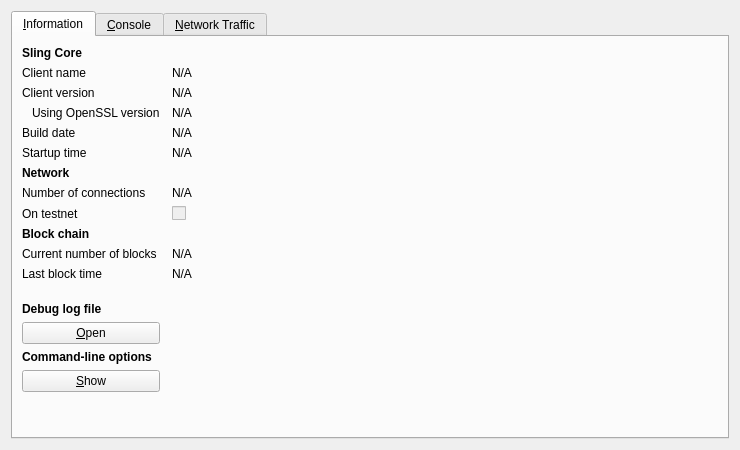
<?xml version="1.0" encoding="UTF-8"?>
<ui version="4.0">
 <class>RPCConsole</class>
 <widget class="QDialog" name="RPCConsole">
  <property name="geometry">
   <rect>
    <x>0</x>
    <y>0</y>
    <width>740</width>
    <height>450</height>
   </rect>
  </property>
  <property name="windowTitle">
   <string>Sling - Debug window</string>
  </property>
  <layout class="QVBoxLayout" name="verticalLayout_2">
   <item>
    <widget class="QTabWidget" name="tabWidget">
     <property name="currentIndex">
      <number>0</number>
     </property>
     <widget class="QWidget" name="tab_info">
      <attribute name="title">
       <string>&amp;Information</string>
      </attribute>
      <layout class="QGridLayout" name="gridLayout" columnstretch="0,1">
       <property name="horizontalSpacing">
        <number>12</number>
       </property>
       <item row="0" column="0">
        <widget class="QLabel" name="label_9">
         <property name="font">
          <font>
           <weight>75</weight>
           <bold>true</bold>
          </font>
         </property>
         <property name="text">
          <string>Sling Core</string>
         </property>
        </widget>
       </item>
       <item row="1" column="0">
        <widget class="QLabel" name="label_5">
         <property name="text">
          <string>Client name</string>
         </property>
        </widget>
       </item>
       <item row="1" column="1">
        <widget class="QLabel" name="clientName">
         <property name="cursor">
          <cursorShape>IBeamCursor</cursorShape>
         </property>
         <property name="text">
          <string>N/A</string>
         </property>
         <property name="textFormat">
          <enum>Qt::PlainText</enum>
         </property>
         <property name="textInteractionFlags">
          <set>Qt::LinksAccessibleByMouse|Qt::TextSelectableByKeyboard|Qt::TextSelectableByMouse</set>
         </property>
        </widget>
       </item>
       <item row="2" column="0">
        <widget class="QLabel" name="label_6">
         <property name="text">
          <string>Client version</string>
         </property>
        </widget>
       </item>
       <item row="2" column="1">
        <widget class="QLabel" name="clientVersion">
         <property name="cursor">
          <cursorShape>IBeamCursor</cursorShape>
         </property>
         <property name="text">
          <string>N/A</string>
         </property>
         <property name="textFormat">
          <enum>Qt::PlainText</enum>
         </property>
         <property name="textInteractionFlags">
          <set>Qt::LinksAccessibleByMouse|Qt::TextSelectableByKeyboard|Qt::TextSelectableByMouse</set>
         </property>
        </widget>
       </item>
       <item row="3" column="0">
        <widget class="QLabel" name="label_14">
         <property name="text">
          <string>Using OpenSSL version</string>
         </property>
         <property name="indent">
          <number>10</number>
         </property>
        </widget>
       </item>
       <item row="3" column="1">
        <widget class="QLabel" name="openSSLVersion">
         <property name="cursor">
          <cursorShape>IBeamCursor</cursorShape>
         </property>
         <property name="text">
          <string>N/A</string>
         </property>
         <property name="textFormat">
          <enum>Qt::PlainText</enum>
         </property>
         <property name="textInteractionFlags">
          <set>Qt::LinksAccessibleByMouse|Qt::TextSelectableByKeyboard|Qt::TextSelectableByMouse</set>
         </property>
        </widget>
       </item>
       <item row="4" column="0">
        <widget class="QLabel" name="label_12">
         <property name="text">
          <string>Build date</string>
         </property>
        </widget>
       </item>
       <item row="4" column="1">
        <widget class="QLabel" name="buildDate">
         <property name="cursor">
          <cursorShape>IBeamCursor</cursorShape>
         </property>
         <property name="text">
          <string>N/A</string>
         </property>
         <property name="textFormat">
          <enum>Qt::PlainText</enum>
         </property>
         <property name="textInteractionFlags">
          <set>Qt::LinksAccessibleByMouse|Qt::TextSelectableByKeyboard|Qt::TextSelectableByMouse</set>
         </property>
        </widget>
       </item>
       <item row="5" column="0">
        <widget class="QLabel" name="label_13">
         <property name="text">
          <string>Startup time</string>
         </property>
        </widget>
       </item>
       <item row="5" column="1">
        <widget class="QLabel" name="startupTime">
         <property name="cursor">
          <cursorShape>IBeamCursor</cursorShape>
         </property>
         <property name="text">
          <string>N/A</string>
         </property>
         <property name="textFormat">
          <enum>Qt::PlainText</enum>
         </property>
         <property name="textInteractionFlags">
          <set>Qt::LinksAccessibleByMouse|Qt::TextSelectableByKeyboard|Qt::TextSelectableByMouse</set>
         </property>
        </widget>
       </item>
       <item row="6" column="0">
        <widget class="QLabel" name="label_11">
         <property name="font">
          <font>
           <weight>75</weight>
           <bold>true</bold>
          </font>
         </property>
         <property name="text">
          <string>Network</string>
         </property>
        </widget>
       </item>
       <item row="7" column="0">
        <widget class="QLabel" name="label_7">
         <property name="text">
          <string>Number of connections</string>
         </property>
        </widget>
       </item>
       <item row="7" column="1">
        <widget class="QLabel" name="numberOfConnections">
         <property name="cursor">
          <cursorShape>IBeamCursor</cursorShape>
         </property>
         <property name="text">
          <string>N/A</string>
         </property>
         <property name="textFormat">
          <enum>Qt::PlainText</enum>
         </property>
         <property name="textInteractionFlags">
          <set>Qt::LinksAccessibleByMouse|Qt::TextSelectableByKeyboard|Qt::TextSelectableByMouse</set>
         </property>
        </widget>
       </item>
       <item row="8" column="0">
        <widget class="QLabel" name="label_8">
         <property name="text">
          <string>On testnet</string>
         </property>
        </widget>
       </item>
       <item row="8" column="1">
        <widget class="QCheckBox" name="isTestNet">
         <property name="enabled">
          <bool>false</bool>
         </property>
         <property name="text">
          <string/>
         </property>
        </widget>
       </item>
       <item row="9" column="0">
        <widget class="QLabel" name="label_10">
         <property name="font">
          <font>
           <weight>75</weight>
           <bold>true</bold>
          </font>
         </property>
         <property name="text">
          <string>Block chain</string>
         </property>
        </widget>
       </item>
       <item row="10" column="0">
        <widget class="QLabel" name="label_3">
         <property name="text">
          <string>Current number of blocks</string>
         </property>
        </widget>
       </item>
       <item row="10" column="1">
        <widget class="QLabel" name="numberOfBlocks">
         <property name="cursor">
          <cursorShape>IBeamCursor</cursorShape>
         </property>
         <property name="text">
          <string>N/A</string>
         </property>
         <property name="textFormat">
          <enum>Qt::PlainText</enum>
         </property>
         <property name="textInteractionFlags">
          <set>Qt::LinksAccessibleByMouse|Qt::TextSelectableByKeyboard|Qt::TextSelectableByMouse</set>
         </property>
        </widget>
       </item>
       <item row="11" column="0">
        <widget class="QLabel" name="label_2">
         <property name="text">
          <string>Last block time</string>
         </property>
        </widget>
       </item>
       <item row="11" column="1">
        <widget class="QLabel" name="lastBlockTime">
         <property name="cursor">
          <cursorShape>IBeamCursor</cursorShape>
         </property>
         <property name="text">
          <string>N/A</string>
         </property>
         <property name="textFormat">
          <enum>Qt::PlainText</enum>
         </property>
         <property name="textInteractionFlags">
          <set>Qt::LinksAccessibleByMouse|Qt::TextSelectableByKeyboard|Qt::TextSelectableByMouse</set>
         </property>
        </widget>
       </item>
       <item row="12" column="0">
        <spacer name="verticalSpacer_2">
         <property name="orientation">
          <enum>Qt::Vertical</enum>
         </property>
         <property name="sizeHint" stdset="0">
          <size>
           <width>20</width>
           <height>20</height>
          </size>
         </property>
        </spacer>
       </item>
       <item row="13" column="0">
        <widget class="QLabel" name="labelDebugLogfile">
         <property name="font">
          <font>
           <weight>75</weight>
           <bold>true</bold>
          </font>
         </property>
         <property name="text">
          <string>Debug log file</string>
         </property>
        </widget>
       </item>
       <item row="14" column="0">
        <widget class="QPushButton" name="openDebugLogfileButton">
         <property name="toolTip">
          <string>Open the Sling debug log file from the current data directory. This can take a few seconds for large log files.</string>
         </property>
         <property name="text">
          <string>&amp;Open</string>
         </property>
         <property name="autoDefault">
          <bool>false</bool>
         </property>
        </widget>
       </item>
       <item row="15" column="0">
        <widget class="QLabel" name="labelCLOptions">
         <property name="font">
          <font>
           <weight>75</weight>
           <bold>true</bold>
          </font>
         </property>
         <property name="text">
          <string>Command-line options</string>
         </property>
        </widget>
       </item>
       <item row="16" column="0">
        <widget class="QPushButton" name="showCLOptionsButton">
         <property name="toolTip">
          <string>Show the Sling-Qt help message to get a list with possible Sling command-line options.</string>
         </property>
         <property name="text">
          <string>&amp;Show</string>
         </property>
         <property name="autoDefault">
          <bool>false</bool>
         </property>
        </widget>
       </item>
       <item row="17" column="0">
        <spacer name="verticalSpacer">
         <property name="orientation">
          <enum>Qt::Vertical</enum>
         </property>
         <property name="sizeHint" stdset="0">
          <size>
           <width>20</width>
           <height>40</height>
          </size>
         </property>
        </spacer>
       </item>
      </layout>
     </widget>
     <widget class="QWidget" name="tab_console">
      <attribute name="title">
       <string>&amp;Console</string>
      </attribute>
      <layout class="QVBoxLayout" name="verticalLayout_3">
       <property name="spacing">
        <number>3</number>
       </property>
       <item>
        <widget class="QTextEdit" name="messagesWidget">
         <property name="minimumSize">
          <size>
           <width>0</width>
           <height>100</height>
          </size>
         </property>
         <property name="readOnly">
          <bool>true</bool>
         </property>
         <property name="tabKeyNavigation" stdset="0">
          <bool>false</bool>
         </property>
         <property name="columnCount" stdset="0">
          <number>2</number>
         </property>
        </widget>
       </item>
       <item>
        <layout class="QHBoxLayout" name="horizontalLayout">
         <property name="spacing">
          <number>3</number>
         </property>
         <item>
          <widget class="QLabel" name="label">
           <property name="text">
            <string notr="true">&gt;</string>
           </property>
          </widget>
         </item>
         <item>
          <widget class="QLineEdit" name="lineEdit"/>
         </item>
         <item>
          <widget class="QPushButton" name="clearButton">
           <property name="maximumSize">
            <size>
             <width>24</width>
             <height>24</height>
            </size>
           </property>
           <property name="toolTip">
            <string>Clear console</string>
           </property>
           <property name="text">
            <string/>
           </property>
           <property name="icon">
            <iconset resource="../bitcoin.qrc">
             <normaloff>:/icons/remove</normaloff>:/icons/remove</iconset>
           </property>
           <property name="shortcut">
            <string notr="true">Ctrl+L</string>
           </property>
           <property name="autoDefault">
            <bool>false</bool>
           </property>
          </widget>
         </item>
        </layout>
       </item>
      </layout>
     </widget>
     <widget class="QWidget" name="tab">
      <attribute name="title">
       <string>&amp;Network Traffic</string>
      </attribute>
      <layout class="QHBoxLayout" name="horizontalLayout_3">
       <item>
        <layout class="QVBoxLayout" name="verticalLayout_4">
         <item>
          <widget class="TrafficGraphWidget" name="trafficGraph" native="true">
           <property name="sizePolicy">
            <sizepolicy hsizetype="Expanding" vsizetype="Expanding">
             <horstretch>0</horstretch>
             <verstretch>0</verstretch>
            </sizepolicy>
           </property>
          </widget>
         </item>
         <item>
          <layout class="QHBoxLayout" name="horizontalLayout_2">
           <item>
            <widget class="QSlider" name="sldGraphRange">
             <property name="minimum">
              <number>1</number>
             </property>
             <property name="maximum">
              <number>288</number>
             </property>
             <property name="pageStep">
              <number>12</number>
             </property>
             <property name="value">
              <number>6</number>
             </property>
             <property name="orientation">
              <enum>Qt::Horizontal</enum>
             </property>
            </widget>
           </item>
           <item>
            <widget class="QLabel" name="lblGraphRange">
             <property name="minimumSize">
              <size>
               <width>100</width>
               <height>0</height>
              </size>
             </property>
             <property name="alignment">
              <set>Qt::AlignCenter</set>
             </property>
            </widget>
           </item>
           <item>
            <widget class="QPushButton" name="btnClearTrafficGraph">
             <property name="text">
              <string>&amp;Clear</string>
             </property>
            </widget>
           </item>
          </layout>
         </item>
        </layout>
       </item>
       <item>
        <layout class="QVBoxLayout" name="verticalLayout">
         <item>
          <widget class="QGroupBox" name="groupBox">
           <property name="title">
            <string>Totals</string>
           </property>
           <layout class="QVBoxLayout" name="verticalLayout_5">
            <item>
             <layout class="QHBoxLayout" name="horizontalLayout_4">
              <item>
               <widget class="Line" name="line">
                <property name="sizePolicy">
                 <sizepolicy hsizetype="Fixed" vsizetype="Fixed">
                  <horstretch>0</horstretch>
                  <verstretch>0</verstretch>
                 </sizepolicy>
                </property>
                <property name="minimumSize">
                 <size>
                  <width>10</width>
                  <height>0</height>
                 </size>
                </property>
                <property name="palette">
                 <palette>
                  <active>
                   <colorrole role="Light">
                    <brush brushstyle="SolidPattern">
                     <color alpha="255">
                      <red>0</red>
                      <green>255</green>
                      <blue>0</blue>
                     </color>
                    </brush>
                   </colorrole>
                  </active>
                  <inactive>
                   <colorrole role="Light">
                    <brush brushstyle="SolidPattern">
                     <color alpha="255">
                      <red>0</red>
                      <green>255</green>
                      <blue>0</blue>
                     </color>
                    </brush>
                   </colorrole>
                  </inactive>
                  <disabled>
                   <colorrole role="Light">
                    <brush brushstyle="SolidPattern">
                     <color alpha="255">
                      <red>0</red>
                      <green>255</green>
                      <blue>0</blue>
                     </color>
                    </brush>
                   </colorrole>
                  </disabled>
                 </palette>
                </property>
                <property name="orientation">
                 <enum>Qt::Horizontal</enum>
                </property>
               </widget>
              </item>
              <item>
               <widget class="QLabel" name="label_16">
                <property name="text">
                 <string>In:</string>
                </property>
               </widget>
              </item>
              <item>
               <widget class="QLabel" name="lblBytesIn">
                <property name="minimumSize">
                 <size>
                  <width>50</width>
                  <height>0</height>
                 </size>
                </property>
                <property name="alignment">
                 <set>Qt::AlignRight|Qt::AlignTrailing|Qt::AlignVCenter</set>
                </property>
               </widget>
              </item>
             </layout>
            </item>
            <item>
             <layout class="QHBoxLayout" name="horizontalLayout_5">
              <item>
               <widget class="Line" name="line_2">
                <property name="sizePolicy">
                 <sizepolicy hsizetype="Fixed" vsizetype="Fixed">
                  <horstretch>0</horstretch>
                  <verstretch>0</verstretch>
                 </sizepolicy>
                </property>
                <property name="minimumSize">
                 <size>
                  <width>10</width>
                  <height>0</height>
                 </size>
                </property>
                <property name="palette">
                 <palette>
                  <active>
                   <colorrole role="Light">
                    <brush brushstyle="SolidPattern">
                     <color alpha="255">
                      <red>255</red>
                      <green>0</green>
                      <blue>0</blue>
                     </color>
                    </brush>
                   </colorrole>
                  </active>
                  <inactive>
                   <colorrole role="Light">
                    <brush brushstyle="SolidPattern">
                     <color alpha="255">
                      <red>255</red>
                      <green>0</green>
                      <blue>0</blue>
                     </color>
                    </brush>
                   </colorrole>
                  </inactive>
                  <disabled>
                   <colorrole role="Light">
                    <brush brushstyle="SolidPattern">
                     <color alpha="255">
                      <red>255</red>
                      <green>0</green>
                      <blue>0</blue>
                     </color>
                    </brush>
                   </colorrole>
                  </disabled>
                 </palette>
                </property>
                <property name="orientation">
                 <enum>Qt::Horizontal</enum>
                </property>
               </widget>
              </item>
              <item>
               <widget class="QLabel" name="label_17">
                <property name="text">
                 <string>Out:</string>
                </property>
               </widget>
              </item>
              <item>
               <widget class="QLabel" name="lblBytesOut">
                <property name="minimumSize">
                 <size>
                  <width>50</width>
                  <height>0</height>
                 </size>
                </property>
                <property name="alignment">
                 <set>Qt::AlignRight|Qt::AlignTrailing|Qt::AlignVCenter</set>
                </property>
               </widget>
              </item>
             </layout>
            </item>
            <item>
             <spacer name="verticalSpacer_4">
              <property name="orientation">
               <enum>Qt::Vertical</enum>
              </property>
              <property name="sizeHint" stdset="0">
               <size>
                <width>20</width>
                <height>407</height>
               </size>
              </property>
             </spacer>
            </item>
           </layout>
          </widget>
         </item>
        </layout>
       </item>
      </layout>
     </widget>
    </widget>
   </item>
  </layout>
 </widget>
 <customwidgets>
  <customwidget>
   <class>TrafficGraphWidget</class>
   <extends>QWidget</extends>
   <header>trafficgraphwidget.h</header>
   <container>1</container>
   <slots>
    <slot>clear()</slot>
   </slots>
  </customwidget>
 </customwidgets>
 <resources>
  <include location="../bitcoin.qrc"/>
 </resources>
 <connections/>
</ui>
